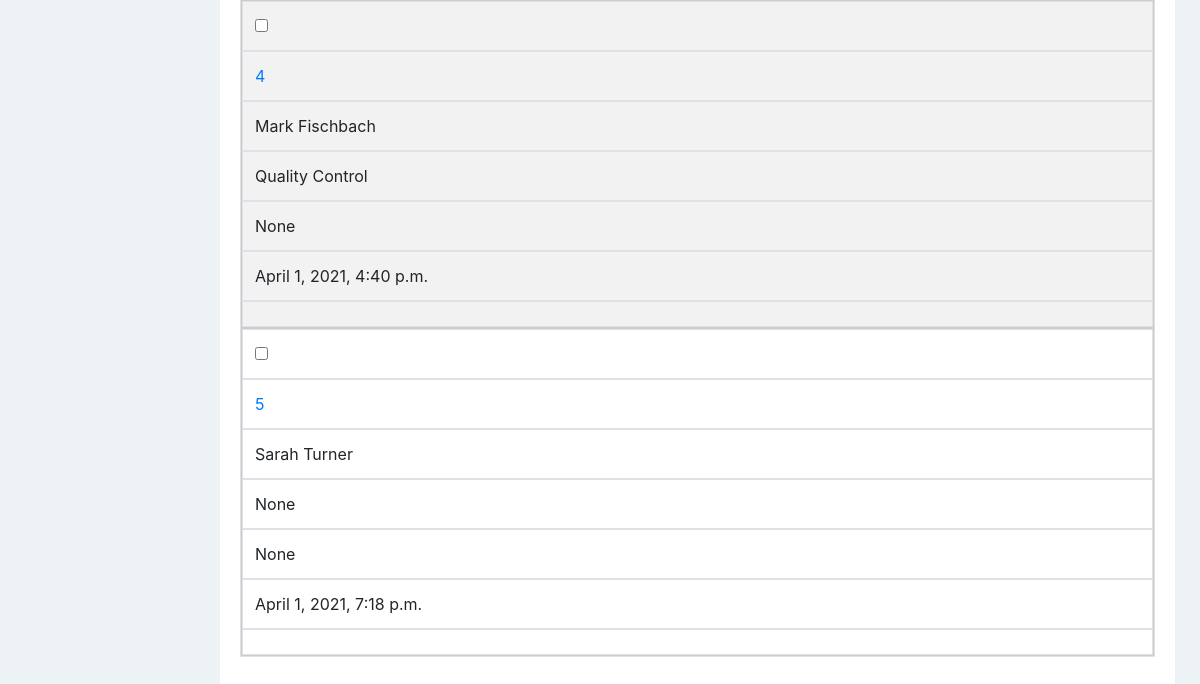
The page /employee/ (lower part) on the database as committed earlier.
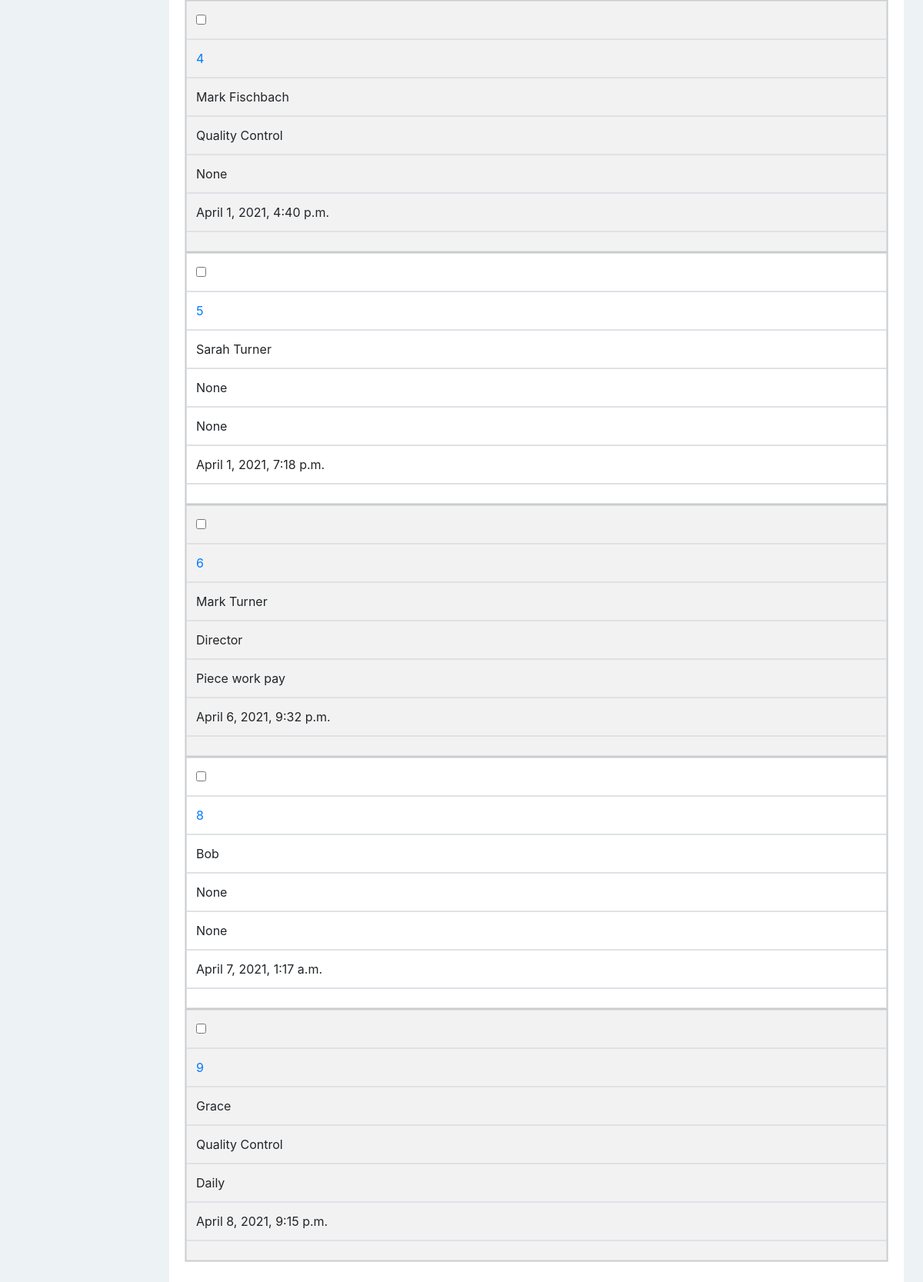
The same page on the database as committed later.
### payrollApp/models.py (models this page shows, shortened)
class Employee(models.Model):
  firstName      = models.CharField(max_length=30)
  lastName       = models.CharField(max_length=30, blank=True, null=True)
  phoneNumber    = models.CharField(max_length=15, blank=True, null=True)
  email          = models.CharField(max_length=100, blank=True, null=True)
  address        = models.CharField(max_length=200, blank=True, null=True)
  positionID     = models.ForeignKey('Position', default=None, null=True, on_delete=models.SET_DEFAULT, blank=True)
  employmentTypeID = models.ForeignKey('EmploymentType', default=None, null=True, on_delete=models.SET_DEFAULT, blank=True)
  hireDate       = models.DateTimeField(auto_now_add=True)
  terminationDate= models.DateTimeField(blank=True, null=True)
  notes          = models.TextField(blank=True, null=True)

class Position(models.Model):
  name = models.CharField(max_length=60)
  def __str__(self):
    return self.name

class EmploymentType(models.Model):
  name        = models.CharField(max_length=60)
  description = models.TextField(blank=True, null=True)
  def __str__(self):
    return self.name

### payrollApp/views.py (the view)
# urls.py: path('employee/', views.employee_view, name="employee"),
def employee_view(request):
  employees = Employee.objects.all()
  flag   = True
  if not employees:
    flag=False
  context = {
    'employees':employees,
    'flags':flag
  }
  return render(request, 'employee/employee.html', context)

### payrollApp/templates/employee/employee.html (shortened to what this page needs)
{% extends 'view_base.html' %}
{% block columns %}
  {% if flags %}
  {% block form %}
    <form action="{% url 'delete-employee'%}" method="POST">{% csrf_token %}
  {% endblock %}
  {% endif %}
{% endblock %}
{% block tbodyContent %}
  {% if not flags %}
  <h3>No Employee</h3>
  {% else %}
    {% for employee  in employees %}
      <tr>
        <td><input type="checkbox" name="selected" value="{{ employee.id }}" id="enableDeleteBtn"></td>
        <td scope="row"><a href="{% url 'edit-employee' employee.id %}">{{ employee.id }}</a></td>
        <td>{{ employee.firstName|capfirst }} {% if employee.lastName %}{{ employee.lastName|capfirst }}{% endif %}</td>
        <td>{{ employee.positionID }}</td>
        <td>{{ employee.employmentTypeID }}</td>
        <td>{{ employee.hireDate }}</td>
        <td>{{ employee.notes|slice:"0:37" }}{% if employee.notes|length > 37 %}...{% endif %}</td>
      </tr>
    {% endfor %}
  {% endif %}
{% endblock %}

Rows that differ between the two databases and show on the page:
added Employee: id "6", firstName "Mark", lastName "Turner", positionID "Director", employmentTypeID "Piece work pay", hireDate "April 6, 2021, 9:32 p.m."
added Employee: id "8", firstName "Bob", positionID "None", employmentTypeID "None", hireDate "April 7, 2021, 1:17 a.m."
added Employee: id "9", firstName "Grace", positionID "Quality Control", employmentTypeID "Daily", hireDate "April 8, 2021, 9:15 p.m."
